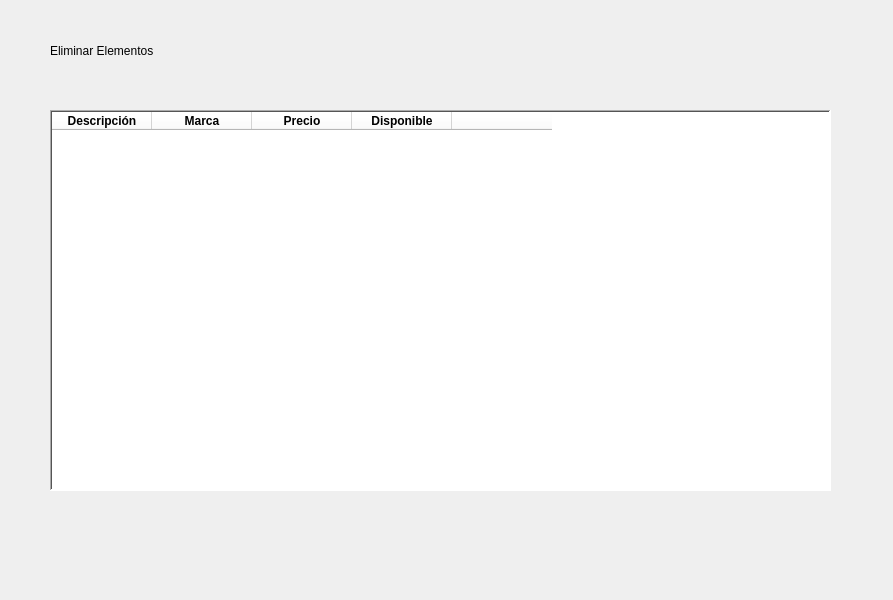
<?xml version="1.0" encoding="UTF-8"?>
<ui version="4.0">
 <class>Form</class>
 <widget class="QWidget" name="Form">
  <property name="geometry">
   <rect>
    <x>0</x>
    <y>0</y>
    <width>893</width>
    <height>600</height>
   </rect>
  </property>
  <property name="windowTitle">
   <string>Form</string>
  </property>
  <widget class="QLabel" name="label">
   <property name="geometry">
    <rect>
     <x>50</x>
     <y>30</y>
     <width>121</width>
     <height>41</height>
    </rect>
   </property>
   <property name="text">
    <string>Eliminar Elementos</string>
   </property>
  </widget>
  <widget class="QTableWidget" name="tableWidget">
   <property name="geometry">
    <rect>
     <x>50</x>
     <y>110</y>
     <width>781</width>
     <height>381</height>
    </rect>
   </property>
   <property name="autoFillBackground">
    <bool>false</bool>
   </property>
   <property name="styleSheet">
    <string notr="true">background-color: rgb(255, 255, 255);
border-bottom-color: rgb(0, 0, 0);
border-color: rgb(0, 0, 0);
color: rgb(0, 0, 0);
font: 12pt &quot;Segoe MDL2 Assets&quot;;</string>
   </property>
   <property name="frameShape">
    <enum>QFrame::WinPanel</enum>
   </property>
   <property name="lineWidth">
    <number>8</number>
   </property>
   <property name="midLineWidth">
    <number>4</number>
   </property>
   <property name="alternatingRowColors">
    <bool>false</bool>
   </property>
   <property name="wordWrap">
    <bool>true</bool>
   </property>
   <column>
    <property name="text">
     <string>Descripción</string>
    </property>
    <property name="font">
     <font>
      <bold>true</bold>
     </font>
    </property>
    <property name="foreground">
     <brush brushstyle="NoBrush">
      <color alpha="255">
       <red>170</red>
       <green>0</green>
       <blue>0</blue>
      </color>
     </brush>
    </property>
   </column>
   <column>
    <property name="text">
     <string>Marca</string>
    </property>
    <property name="font">
     <font>
      <bold>true</bold>
     </font>
    </property>
    <property name="foreground">
     <brush brushstyle="NoBrush">
      <color alpha="255">
       <red>0</red>
       <green>170</green>
       <blue>255</blue>
      </color>
     </brush>
    </property>
   </column>
   <column>
    <property name="text">
     <string>Precio</string>
    </property>
    <property name="font">
     <font>
      <bold>true</bold>
     </font>
    </property>
   </column>
   <column>
    <property name="text">
     <string>Disponible</string>
    </property>
    <property name="font">
     <font>
      <bold>true</bold>
     </font>
    </property>
   </column>
   <column>
    <property name="text">
     <string/>
    </property>
   </column>
  </widget>
 </widget>
 <resources/>
 <connections/>
</ui>
